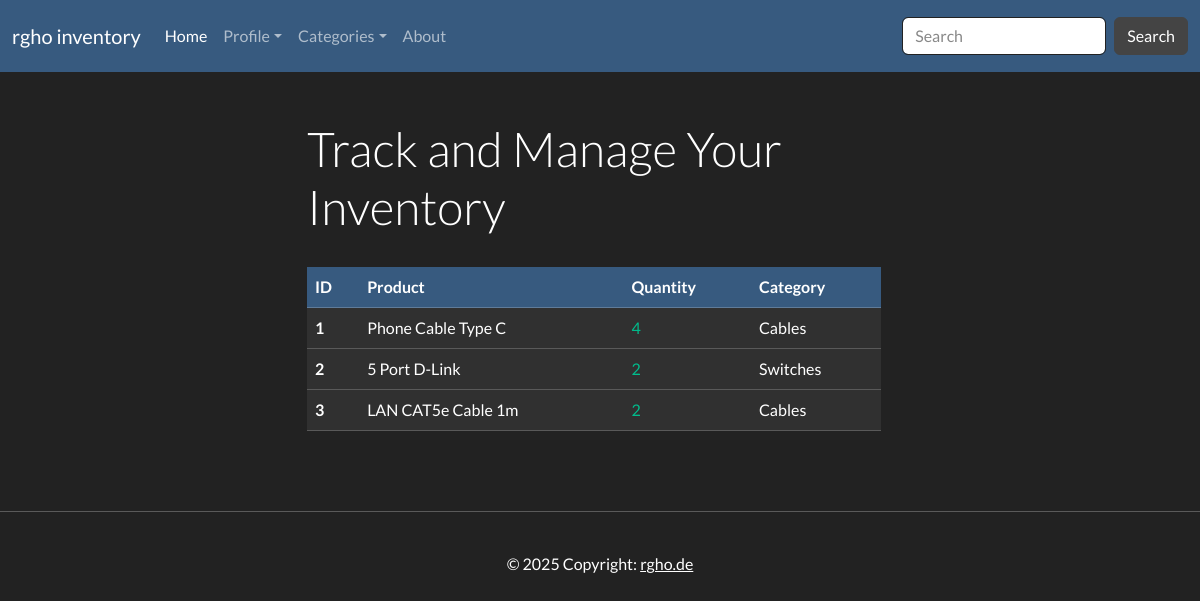
/search/, run on an earlier commit of the app's database.
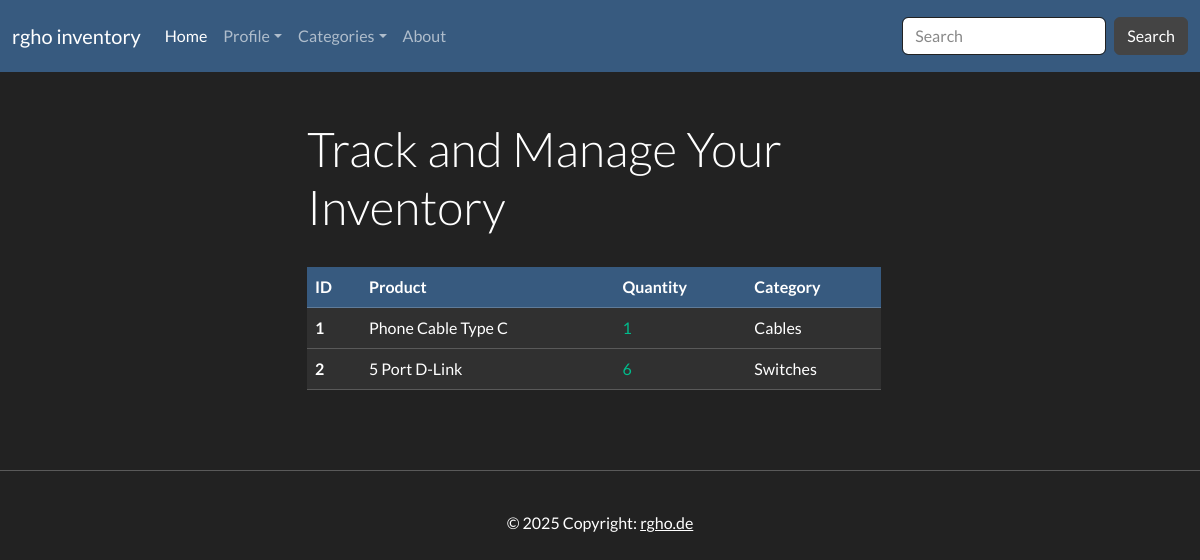
And on a later commit of the database.
### inventory/models.py (models this page shows, shortened)
class InventoryItem(models.Model):
	product = models.CharField(max_length=200)
	quantity = models.IntegerField()
	category = models.ForeignKey('Category', on_delete=models.SET_NULL, blank=True, null=True)
	date_created = models.DateTimeField(auto_now_add=True)
	user = models.ForeignKey(User, on_delete=models.CASCADE)

class Category(models.Model):
	name = models.CharField(max_length=200)
	class Meta:
		verbose_name_plural = 'categories'

### inventory/views.py (the view)
# urls.py: path('search/', SearchInventory.as_view(), name='search_inventory'),
class SearchInventory(View):
    def get(self, request):
        search_query = request.GET.get('search', '')
        items = InventoryItem.objects.all()
        if search_query:
            items = items.filter(
                Q(product__icontains=search_query) | Q(category__name__icontains=search_query)
            )
        if request.user.is_authenticated:
            items = items.filter(user=request.user)
        items = items.order_by('id')
        return render(request, 'inventory/index.html', {
            'items': items,
            'search_query': search_query
        })

### inventory/context_processors.py (called while the page is built)
def categories(request):
    return {
        'categories': Category.objects.all()
    }

### inventory/templates/inventory/index.html (shortened to what this page needs)
{% extends 'inventory/base.html' %}
{% block content %}
    <div class="row" style="margin-right: 0;">
        <div class="col-sm-12 col-md-6 mx-auto mt-5 px-3">
            <h1 class="fw-light">Track and Manage Your Inventory</h1>
            <br>
            <table class="table table-hover">
                <thead class="table-primary">
                    <tr>
                        <th scope="col">ID</th>
                        <th scope="col">Product</th>
                        <th scope="col">Quantity</th>
                        <th scope="col">Category</th>
                    </tr>
                </thead>
                <tbody>
                    {% if items|length == 0 %}
                    <tr class="table-dark">
                        <th scope="row">-</th>
                        <td>-</td>
                        <td>-</td>
                        <td>-</td>
                    </tr>
                    {% else %}
                    {% for item in items %}
                    <tr class="table-dark">
                        <th scope="row">{{ item.id }}</th>
                        <td>{{ item.product }}</td>
						{% if item.id in low_inventory_ids %}
							<td class="text-danger">{{ item.quantity }}</td>
						{% else %}
							<td class="text-success">{{ item.quantity }}</td>
						{% endif %}
						<td>{{ item.category.name }}</td>
                    </tr>
                    {% endfor %}
                    {% endif %}
                </tbody>
            </table>
        </div>
    </div>
{% endblock content %}

What changed in the data, as far as the page shows it:
removed InventoryItem: id "3", product "LAN CAT5e Cable 1m", quantity "2", category.name "Cables"
changed InventoryItem "Phone Cable Type C": quantity "4" → "1"
changed InventoryItem "5 Port D-Link": quantity "2" → "6"
